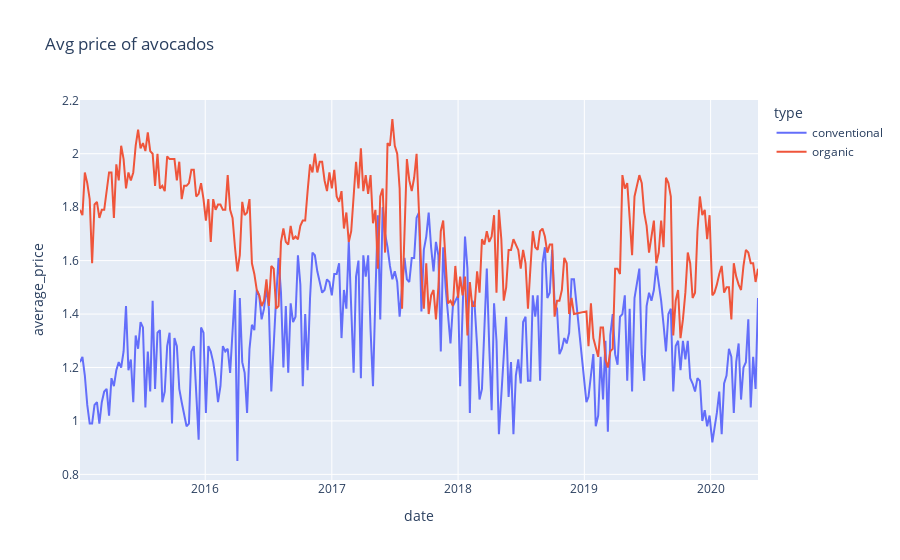

This figure's notebook cell:
### Code cell
# Plot evolution of avg price
fig = px.line(
    filtered_df,
    x="date",
    y="average_price",
    color = "type",
    title='Avg price of avocados'
)
fig.show()

### Figure 1 — Plotly figure (JSON) as saved in the notebook; plotly's stock layout.template omitted (floating-point values rounded to 4 significant figures; data arrays with more than 128 entries replaced by an {"elided": "..."} marker saying what was removed)
{"data": [{"hovertemplate": "type=conventional<br>date=%{x}<br>average_price=%{y}<extra></extra>", "legendgroup": "conventional", "line": {"color": "#636efa", "dash": "solid"}, "mode": "lines", "name": "conventional", "orientation": "v", "showlegend": true, "type": "scatter", "x": {"elided": "278 str values"}, "xaxis": "x", "y": {"elided": "278 float values"}, "yaxis": "y"}, {"hovertemplate": "type=organic<br>date=%{x}<br>average_price=%{y}<extra></extra>", "legendgroup": "organic", "line": {"color": "#EF553B", "dash": "solid"}, "mode": "lines", "name": "organic", "orientation": "v", "showlegend": true, "type": "scatter", "x": {"elided": "278 str values"}, "xaxis": "x", "y": {"elided": "278 float values"}, "yaxis": "y"}], "layout": {"legend": {"title": {"text": "type"}, "tracegroupgap": 0}, "title": {"text": "Avg price of avocados"}, "xaxis": {"anchor": "y", "domain": [0, 1], "title": {"text": "date"}}, "yaxis": {"anchor": "x", "domain": [0, 1], "title": {"text": "average_price"}}}}
